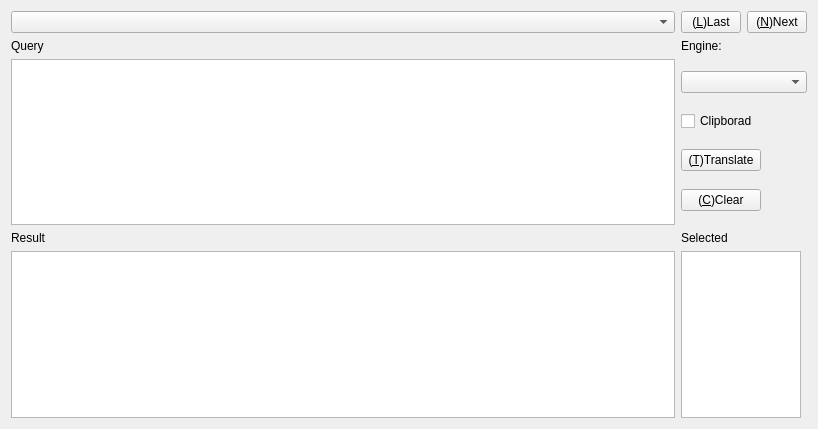
<?xml version="1.0" encoding="UTF-8"?>
<ui version="4.0">
 <class>PaperTran</class>
 <widget class="QWidget" name="PaperTran">
  <property name="geometry">
   <rect>
    <x>0</x>
    <y>0</y>
    <width>818</width>
    <height>429</height>
   </rect>
  </property>
  <property name="sizePolicy">
   <sizepolicy hsizetype="Preferred" vsizetype="Preferred">
    <horstretch>0</horstretch>
    <verstretch>0</verstretch>
   </sizepolicy>
  </property>
  <property name="windowTitle">
   <string>PaperTran</string>
  </property>
  <layout class="QGridLayout" name="gridLayout_2">
   <item row="0" column="0">
    <layout class="QGridLayout" name="gridLayout">
     <item row="4" column="0">
      <widget class="QTextEdit" name="textEdit_1">
       <property name="font">
        <font>
         <pointsize>14</pointsize>
        </font>
       </property>
      </widget>
     </item>
     <item row="8" column="0">
      <widget class="QTextEdit" name="textEdit_2">
       <property name="font">
        <font>
         <pointsize>14</pointsize>
        </font>
       </property>
      </widget>
     </item>
     <item row="7" column="0">
      <widget class="QLabel" name="label_2">
       <property name="text">
        <string>Result</string>
       </property>
      </widget>
     </item>
     <item row="4" column="1">
      <layout class="QVBoxLayout" name="verticalLayout_1">
       <item>
        <widget class="QComboBox" name="comboBox_2">
         <property name="maximumSize">
          <size>
           <width>16777215</width>
           <height>16777215</height>
          </size>
         </property>
         <property name="editable">
          <bool>false</bool>
         </property>
        </widget>
       </item>
       <item>
        <widget class="QCheckBox" name="checkBox">
         <property name="text">
          <string>Clipborad</string>
         </property>
        </widget>
       </item>
       <item>
        <widget class="QPushButton" name="pushButton">
         <property name="sizePolicy">
          <sizepolicy hsizetype="Minimum" vsizetype="Fixed">
           <horstretch>0</horstretch>
           <verstretch>0</verstretch>
          </sizepolicy>
         </property>
         <property name="maximumSize">
          <size>
           <width>80</width>
           <height>16777215</height>
          </size>
         </property>
         <property name="text">
          <string>(&amp;T)Translate</string>
         </property>
        </widget>
       </item>
       <item>
        <widget class="QPushButton" name="pushButton_2">
         <property name="maximumSize">
          <size>
           <width>80</width>
           <height>16777215</height>
          </size>
         </property>
         <property name="text">
          <string>(&amp;C)Clear</string>
         </property>
        </widget>
       </item>
      </layout>
     </item>
     <item row="8" column="1">
      <widget class="QTextEdit" name="textEdit_3">
       <property name="maximumSize">
        <size>
         <width>120</width>
         <height>16777215</height>
        </size>
       </property>
       <property name="font">
        <font>
         <pointsize>14</pointsize>
        </font>
       </property>
      </widget>
     </item>
     <item row="7" column="1">
      <widget class="QLabel" name="label_3">
       <property name="text">
        <string>Selected</string>
       </property>
      </widget>
     </item>
     <item row="2" column="1">
      <layout class="QHBoxLayout" name="horizontalLayout">
       <item>
        <widget class="QPushButton" name="pushButton_4">
         <property name="maximumSize">
          <size>
           <width>60</width>
           <height>16777215</height>
          </size>
         </property>
         <property name="text">
          <string>(&amp;L)Last</string>
         </property>
        </widget>
       </item>
       <item>
        <widget class="QPushButton" name="pushButton_3">
         <property name="sizePolicy">
          <sizepolicy hsizetype="Minimum" vsizetype="Fixed">
           <horstretch>0</horstretch>
           <verstretch>0</verstretch>
          </sizepolicy>
         </property>
         <property name="maximumSize">
          <size>
           <width>60</width>
           <height>16777215</height>
          </size>
         </property>
         <property name="layoutDirection">
          <enum>Qt::LeftToRight</enum>
         </property>
         <property name="text">
          <string>(&amp;N)Next</string>
         </property>
        </widget>
       </item>
      </layout>
     </item>
     <item row="2" column="0">
      <widget class="QComboBox" name="comboBox">
       <property name="maximumSize">
        <size>
         <width>1000</width>
         <height>4000</height>
        </size>
       </property>
      </widget>
     </item>
     <item row="3" column="0">
      <widget class="QLabel" name="label">
       <property name="text">
        <string>Query</string>
       </property>
      </widget>
     </item>
     <item row="3" column="1">
      <widget class="QLabel" name="label_4">
       <property name="maximumSize">
        <size>
         <width>16777215</width>
         <height>16777215</height>
        </size>
       </property>
       <property name="text">
        <string>Engine:</string>
       </property>
      </widget>
     </item>
    </layout>
   </item>
  </layout>
 </widget>
 <resources/>
 <connections/>
</ui>
